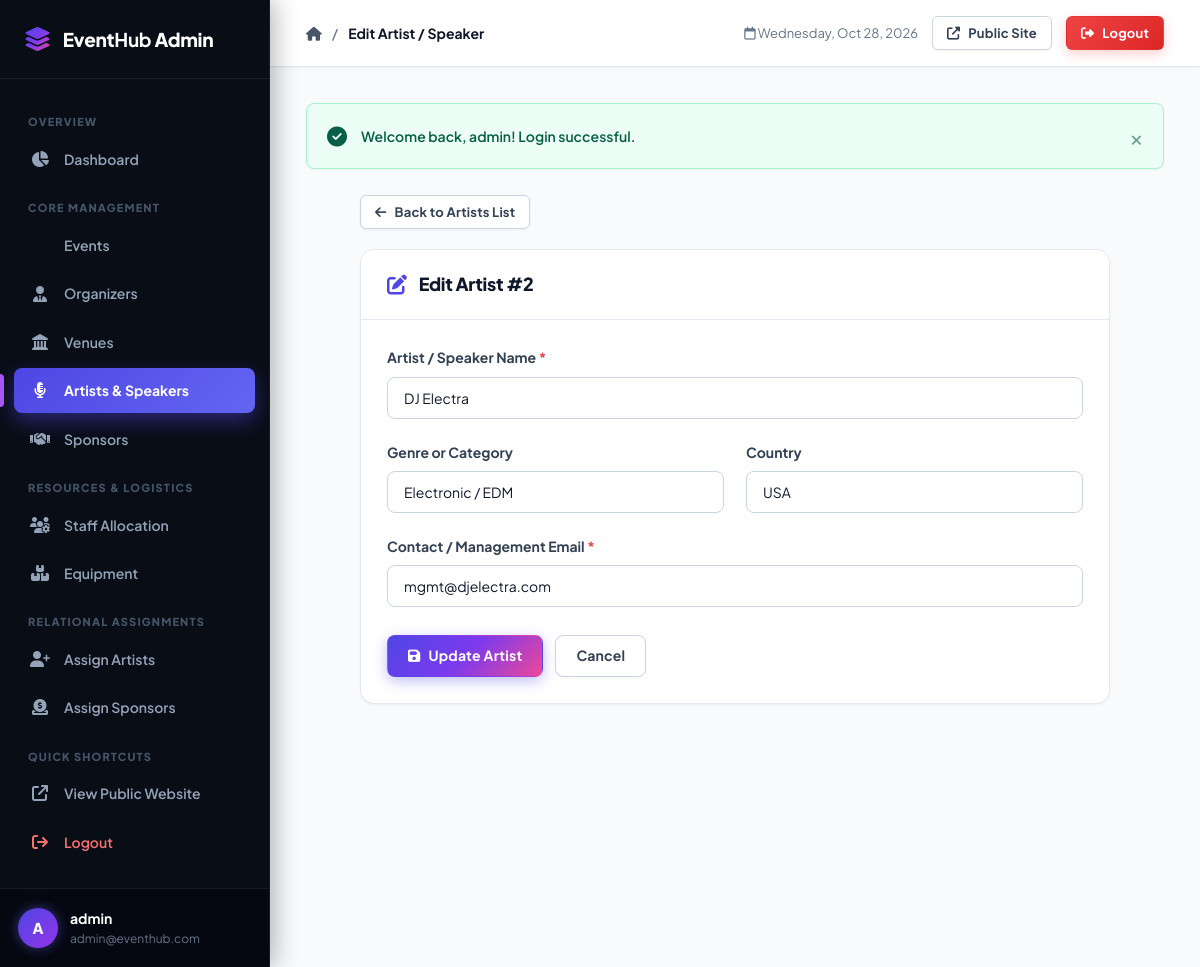
Page /admin/artists/edit.php?id=2 (signed in) on the committed database.
### tables this page shows
CREATE TABLE `artist` (
    `artist_id` INT AUTO_INCREMENT PRIMARY KEY,
    `artist_name` VARCHAR(100) NOT NULL,
    `genre` VARCHAR(50) DEFAULT NULL,
    `contact_email` VARCHAR(100) NOT NULL UNIQUE,
    `country` VARCHAR(50) DEFAULT NULL
);

### admin/artists/edit.php (the view, shortened to what this page needs)
<?php
require_once __DIR__ . '/../../includes/auth.php';
$errors = [];
$id = filter_input(INPUT_GET, 'id', FILTER_VALIDATE_INT);
try {
    $stmt = $pdo->prepare("SELECT * FROM artist WHERE artist_id = ?");
    $stmt->execute([$id]);
    $artist = $stmt->fetch();
} catch (PDOException $e) {
    die("Database error: " . htmlspecialchars($e->getMessage()));
}
$artist_name = $artist['artist_name'];
$genre = $artist['genre'];
$contact_email = $artist['contact_email'];
$country = $artist['country'];
require_once __DIR__ . '/../../includes/admin_header.php';
?>
<div style="max-width: 750px; margin: 0 auto;">
    <div style="margin-bottom: 20px;">
        <a href="<?= url('admin/artists/index.php') ?>" class="btn btn-secondary btn-sm">
            <i class="fas fa-arrow-left"></i> Back to Artists List
        </a>
    </div>
    <div class="card">
        <div class="card-header">
            <div class="card-title">
                <i class="fas fa-edit"></i> Edit Artist #<?= $artist['artist_id'] ?>
            </div>
        </div>
        <div class="card-body">
            <form action="<?= url('admin/artists/edit.php?id=' . $id) ?>" method="POST" class="needs-validation" novalidate>
                <div class="form-group">
                    <label for="artist_name" class="form-label">Artist / Speaker Name <span class="required">*</span></label>
                    <input type="text" id="artist_name" name="artist_name"
                           class="form-control <?= isset($errors['artist_name']) ? 'is-invalid' : '' ?>"
                           value="<?= sanitize($artist_name) ?>" required>
                </div>
                <div class="form-row">
                    <div class="form-group">
                        <label for="genre" class="form-label">Genre or Category</label>
                        <input type="text" id="genre" name="genre"
                               class="form-control"
                               value="<?= sanitize($genre) ?>">
                    </div>
                    <div class="form-group">
                        <label for="country" class="form-label">Country</label>
                        <input type="text" id="country" name="country"
                               class="form-control"
                               value="<?= sanitize($country) ?>">
                    </div>
                </div>
                <div class="form-group">
                    <label for="contact_email" class="form-label">Contact / Management Email <span class="required">*</span></label>
                    <input type="email" id="contact_email" name="contact_email"
                           class="form-control <?= isset($errors['contact_email']) ? 'is-invalid' : '' ?>"
                           value="<?= sanitize($contact_email) ?>" required>
                </div>
                <div style="display: flex; gap: 12px; margin-top: 28px;">
                    <button type="submit" class="btn btn-primary">
                        <i class="fas fa-save"></i> Update Artist
                    </button>
                    <a href="<?= url('admin/artists/index.php') ?>" class="btn btn-secondary">Cancel</a>
                </div>
            </form>
        </div>
    </div>
</div>
<?php require_once __DIR__ . '/../../includes/admin_footer.php'; ?>

### assets/css/style.css (style rules this page uses)
:root { --primary: #4f46e5; --primary-gradient: linear-gradient(135deg, #4f46e5 0%, #7c3aed 50%, #ec4899 100%); --primary-hover: #4338ca; --primary-light: #e0e7ff; --secondary: #64748b; --success: #10b981; --success-light: #d1fae5; --danger: #ef4444; --danger-light: #fee2e2; --warning: #f59e0b; --warning-light: #fef3c7; --info: #0ea5e9; --info-light: #e0f2fe; --sidebar-bg: #090d16; --sidebar-surface: #111827; --sidebar-hover: #1f293d; --sidebar-active: linear-gradient(135deg, #4f46e5 0%, #6366f1 100%); --sidebar-text: #94a3b8; --sidebar-text-active: #ffffff; --bg-body: #f8fafc; --bg-card: #ffffff; --text-main: #0f172a; --text-muted: #64748b; --border-color: #e2e8f0; --border-hover: #cbd5e1; --radius-sm: 8px; --radius-md: 14px; --radius-lg: 20px; --radius-full: 9999px; --shadow-sm: 0 1px 3px 0 rgba(0, 0, 0, 0.04), 0 1px 2px -1px rgba(0, 0, 0, 0.04); --shadow-md: 0 4px 6px -1px rgba(0, 0, 0, 0.06), 0 2px 4px -2px rgba(0, 0, 0, 0.04); --shadow-lg: 0 12px 24px -4px rgba(15, 23, 42, 0.08), 0 4px 6px -2px rgba(15, 23, 42, 0.03); --shadow-glow: 0 10px 25px -3px rgba(79, 70, 229, 0.35); --transition: all 0.25s cubic-bezier(0.4, 0, 0.2, 1); }
* { margin: 0; padding: 0; box-sizing: border-box; font-family: 'Plus Jakarta Sans', -apple-system, BlinkMacSystemFont, "Segoe UI", Roboto, sans-serif; }
body { background-color: var(--bg-body); color: var(--text-main); line-height: 1.6; min-height: 100vh; -webkit-font-smoothing: antialiased; }
a { color: var(--primary); text-decoration: none; transition: var(--transition); }
.btn { display: inline-flex; align-items: center; justify-content: center; gap: 8px; padding: 10px 20px; font-size: 14px; font-weight: 700; border-radius: var(--radius-sm); border: 1px solid transparent; cursor: pointer; transition: var(--transition); text-decoration: none; line-height: 1.4; letter-spacing: 0.2px; }
.btn-primary { background: var(--primary-gradient); color: #ffffff; box-shadow: 0 4px 14px 0 rgba(79, 70, 229, 0.35); }
.btn-secondary { background: #ffffff; color: #334155; border-color: #cbd5e1; box-shadow: 0 1px 3px rgba(0, 0, 0, 0.05); }
.btn-sm { padding: 7px 14px; font-size: 13px; border-radius: 6px; }
.card { background: #ffffff; border-radius: var(--radius-md); border: 1px solid var(--border-color); box-shadow: var(--shadow-sm); margin-bottom: 28px; overflow: hidden; transition: var(--transition); }
.card-header { padding: 20px 26px; border-bottom: 1px solid var(--border-color); display: flex; justify-content: space-between; align-items: center; background: #ffffff; }
.card-title { font-size: 18px; font-weight: 800; color: #0f172a; display: flex; align-items: center; gap: 12px; letter-spacing: -0.3px; }
.card-title i { color: var(--primary); font-size: 20px; }
.card-body { padding: 26px; }
.form-group { margin-bottom: 22px; }
.form-row { display: grid; grid-template-columns: repeat(auto-fit, minmax(280px, 1fr)); gap: 22px; }
.form-label { display: block; margin-bottom: 8px; font-size: 14px; font-weight: 700; color: #334155; }
.form-label .required { color: var(--danger); }
.form-control { width: 100%; padding: 11px 16px; font-size: 14px; border: 1px solid #cbd5e1; border-radius: var(--radius-sm); background-color: #ffffff; color: #0f172a; transition: var(--transition); }

### rows in the picture
artist: artist_id "2", artist_name "DJ Electra", genre "Electronic / EDM", country "USA", contact_email "mgmt@djelectra.com"

### other values in the picture
substr($_SESSION['admin_username'] ?? 'A', 0, 1) "A"
$_SESSION['admin_username'] "admin"
$_SESSION['admin_email'] "admin@eventhub.com"
$pageTitle "Edit Artist / Speaker"
$message "Welcome back, admin! Login successful."
